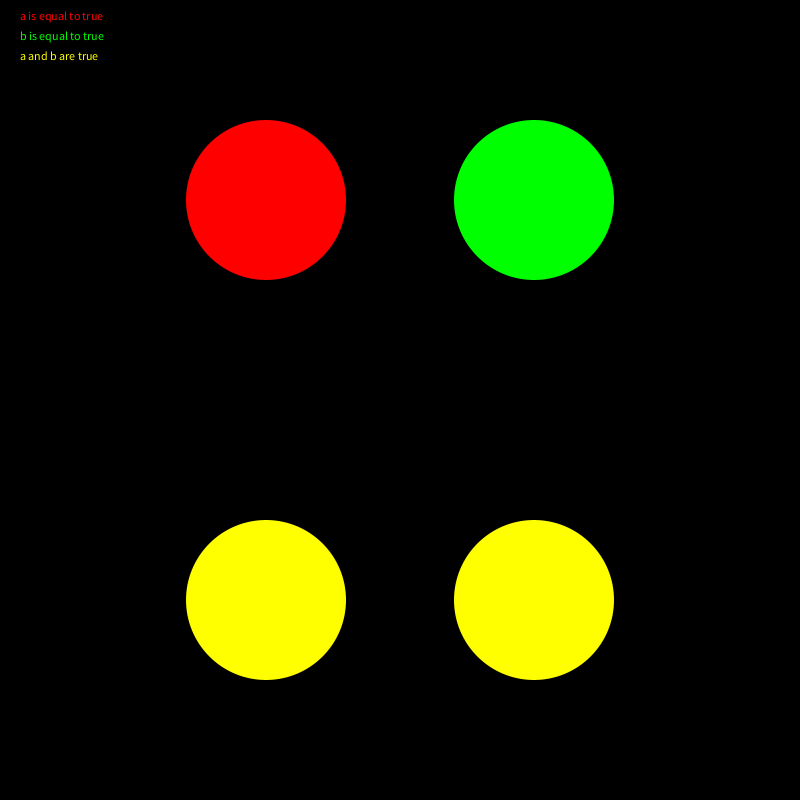
Frame 1 (no input)
Frame 60 (the mouse pressed at the canvas centre just before this capture): identical to frame 1, image omitted
Frame 120 (the mouse held since frame 60 and released just before this capture): identical to frame 1, image omitted

The Processing sketch that drew this single still picture (run headless with seeded random() and noise(); from frame 60 on, the mouse is pressed at the canvas centre):

// Processing sketch: logicalOperators
// ── logicalOperators.pde
boolean a = true;
boolean b = true;

void setup(){
  size(800, 800);
}

void draw(){
  background(0);
  float radius = width/5;
  if(a){
    noStroke();
    fill(255,0,0);
    circle(width/3, height/4, radius);
    text("a is equal to true", 20, 20);
  }else{
    stroke(255,0,0);
    noFill();
    circle(width/3, height/4, radius);
    fill(255,0,0);
    text("a is equal to false", 20, 20);
  }
  
  if(b){
    noStroke();
    fill(0,255,0);
    circle(width - width/3, height/4, radius);
    text("b is equal to true", 20, 40);
  }else{
    stroke(0,255,0);
    noFill();
    circle(width - width/3, height/4, radius);
    fill(0,255,0);
    text("b is equal to false", 20, 40);
  }
  
  if(b && a){
    noStroke();
    fill(255,255,0);
    circle(width/3, height - height/4, radius);
    circle(width - width/3, height - height/4, radius);
    text("a and b are true", 20, 60);
  }else if(a || b){
    if(b){
      fill(255,255,0);
      circle(width - width/3, height - height/4, radius);
      
      stroke(255,255,0);
      noFill();
      circle(width/3, height - height/4, radius);
    }else{
      stroke(255,255,0);
      noFill();
      circle(width - width/3, height - height/4, radius);
      fill(255,255,0);
      circle(width/3, height - height/4, radius);
    }
    fill(255,255,0);
    text("one between a or b is true", 20, 60);
    
  }else if (!a && !b) {
    noFill();
    stroke(255,255,0);
    circle(width/3, height - height/4, radius);
    circle(width - width/3, height - height/4, radius);
    fill(255,255,0);
    text("neither a or b are true", 20, 60);
    
  }
    
}

void keyPressed() {
  if (key == 'A' || key == 'a') {
    a = !a;
  }
  if (key == 'B' || key == 'b') {
    b = !b;
  }
}
